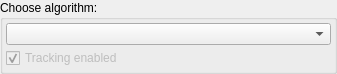
<?xml version="1.0" encoding="UTF-8"?>
<ui version="4.0">
 <class>AlgorithmSelectionWidget</class>
 <widget class="QWidget" name="AlgorithmSelectionWidget">
  <property name="geometry">
   <rect>
    <x>0</x>
    <y>0</y>
    <width>337</width>
    <height>74</height>
   </rect>
  </property>
  <property name="sizePolicy">
   <sizepolicy hsizetype="Preferred" vsizetype="Preferred">
    <horstretch>0</horstretch>
    <verstretch>0</verstretch>
   </sizepolicy>
  </property>
  <property name="windowTitle">
   <string>Form</string>
  </property>
  <layout class="QVBoxLayout" name="verticalLayout">
   <property name="spacing">
    <number>0</number>
   </property>
   <property name="leftMargin">
    <number>0</number>
   </property>
   <property name="topMargin">
    <number>0</number>
   </property>
   <property name="rightMargin">
    <number>0</number>
   </property>
   <property name="bottomMargin">
    <number>0</number>
   </property>
   <item>
    <widget class="QGroupBox" name="groupBox">
     <property name="sizePolicy">
      <sizepolicy hsizetype="Preferred" vsizetype="Preferred">
       <horstretch>0</horstretch>
       <verstretch>0</verstretch>
      </sizepolicy>
     </property>
     <property name="sizeIncrement">
      <size>
       <width>0</width>
       <height>0</height>
      </size>
     </property>
     <property name="baseSize">
      <size>
       <width>0</width>
       <height>0</height>
      </size>
     </property>
     <property name="title">
      <string>Choose algorithm:</string>
     </property>
     <layout class="QVBoxLayout" name="verticalLayout_7">
      <property name="spacing">
       <number>3</number>
      </property>
      <property name="leftMargin">
       <number>3</number>
      </property>
      <property name="topMargin">
       <number>3</number>
      </property>
      <property name="rightMargin">
       <number>3</number>
      </property>
      <property name="bottomMargin">
       <number>3</number>
      </property>
      <item>
       <widget class="QComboBox" name="cb_algorithms">
        <property name="sizePolicy">
         <sizepolicy hsizetype="Preferred" vsizetype="Preferred">
          <horstretch>0</horstretch>
          <verstretch>0</verstretch>
         </sizepolicy>
        </property>
       </widget>
      </item>
      <item>
       <widget class="QCheckBox" name="chk_enableTracking">
        <property name="enabled">
         <bool>false</bool>
        </property>
        <property name="text">
         <string>Tracking enabled</string>
        </property>
        <property name="checked">
         <bool>true</bool>
        </property>
       </widget>
      </item>
     </layout>
    </widget>
   </item>
  </layout>
 </widget>
 <resources/>
 <connections/>
</ui>
